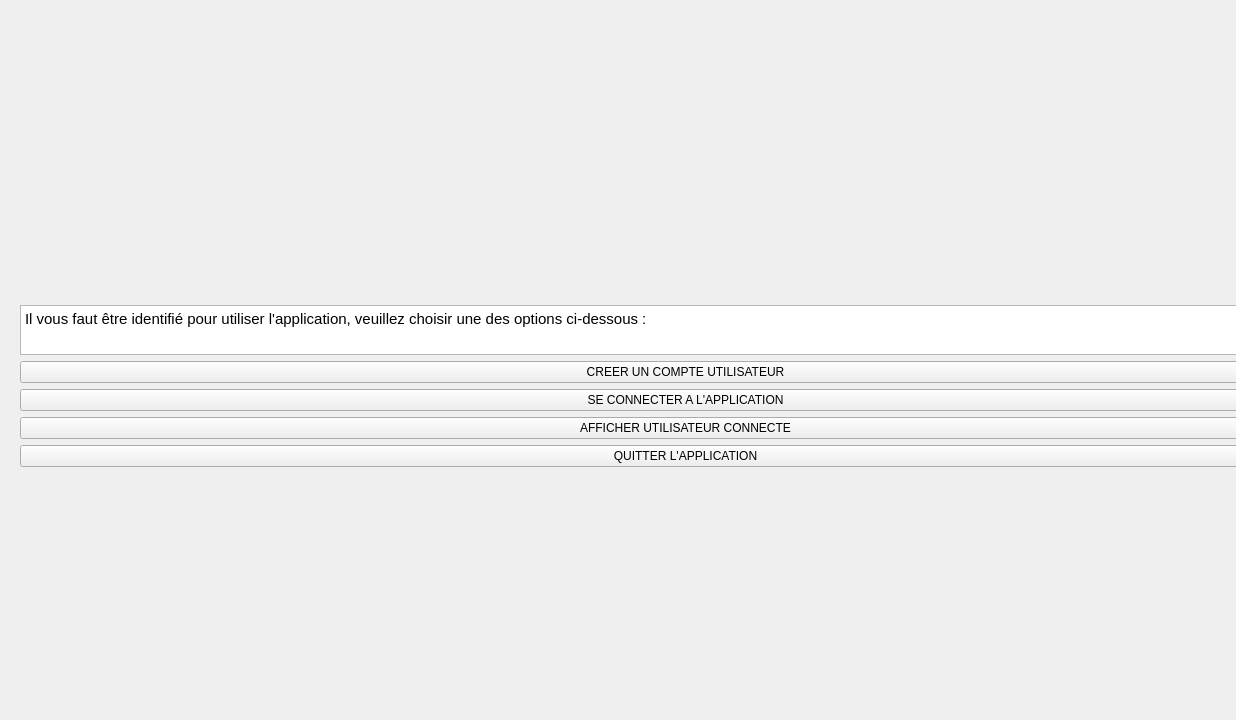
<?xml version="1.0" encoding="UTF-8"?>
<ui version="4.0">
 <class>MainWindow</class>
 <widget class="QMainWindow" name="MainWindow">
  <property name="geometry">
   <rect>
    <x>0</x>
    <y>0</y>
    <width>1236</width>
    <height>720</height>
   </rect>
  </property>
  <property name="windowTitle">
   <string>MainWindow</string>
  </property>
  <widget class="QWidget" name="centralwidget">
   <widget class="QWidget" name="verticalLayoutWidget">
    <property name="geometry">
     <rect>
      <x>20</x>
      <y>20</y>
      <width>1331</width>
      <height>731</height>
     </rect>
    </property>
    <layout class="QVBoxLayout" name="verticalLayout">
     <item>
      <spacer name="verticalSpacer">
       <property name="orientation">
        <enum>Qt::Vertical</enum>
       </property>
       <property name="sizeHint" stdset="0">
        <size>
         <width>20</width>
         <height>40</height>
        </size>
       </property>
      </spacer>
     </item>
     <item alignment="Qt::AlignVCenter">
      <widget class="QTextBrowser" name="textBrowser">
       <property name="maximumSize">
        <size>
         <width>16777215</width>
         <height>50</height>
        </size>
       </property>
       <property name="html">
        <string>&lt;!DOCTYPE HTML PUBLIC &quot;-//W3C//DTD HTML 4.0//EN&quot; &quot;http://www.w3.org/TR/REC-html40/strict.dtd&quot;&gt;
&lt;html&gt;&lt;head&gt;&lt;meta name=&quot;qrichtext&quot; content=&quot;1&quot; /&gt;&lt;style type=&quot;text/css&quot;&gt;
p, li { white-space: pre-wrap; }
&lt;/style&gt;&lt;/head&gt;&lt;body style=&quot; font-family:'Ubuntu'; font-size:11pt; font-weight:400; font-style:normal;&quot;&gt;
&lt;p style=&quot; margin-top:0px; margin-bottom:0px; margin-left:0px; margin-right:0px; -qt-block-indent:0; text-indent:0px;&quot;&gt;Il vous faut être identifié pour utiliser l'application, veuillez choisir une des options ci-dessous :&lt;/p&gt;&lt;/body&gt;&lt;/html&gt;</string>
       </property>
      </widget>
     </item>
     <item>
      <widget class="QPushButton" name="creer_compte">
       <property name="text">
        <string>CREER UN COMPTE UTILISATEUR</string>
       </property>
      </widget>
     </item>
     <item>
      <widget class="QPushButton" name="se_connecter">
       <property name="text">
        <string>SE CONNECTER A L'APPLICATION</string>
       </property>
      </widget>
     </item>
     <item>
      <widget class="QPushButton" name="afficher_connecter">
       <property name="text">
        <string>AFFICHER UTILISATEUR CONNECTE</string>
       </property>
      </widget>
     </item>
     <item>
      <widget class="QPushButton" name="quitter_appli">
       <property name="text">
        <string>QUITTER L'APPLICATION</string>
       </property>
      </widget>
     </item>
     <item>
      <spacer name="verticalSpacer_2">
       <property name="orientation">
        <enum>Qt::Vertical</enum>
       </property>
       <property name="sizeHint" stdset="0">
        <size>
         <width>20</width>
         <height>40</height>
        </size>
       </property>
      </spacer>
     </item>
    </layout>
   </widget>
  </widget>
 </widget>
 <resources/>
 <connections/>
</ui>
